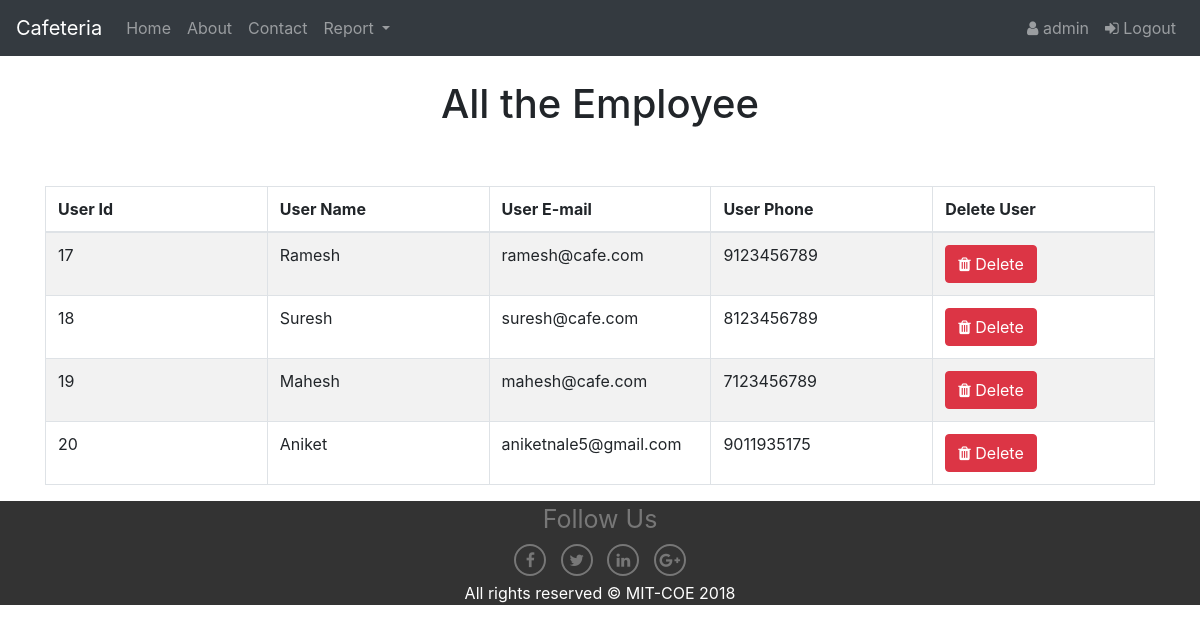
Page /manager/viewemp.php (signed in) on the committed database.
### tables this page shows
CREATE TABLE `employee` (
  `eid` int(11) NOT NULL,
  `name` varchar(30) NOT NULL,
  `phone` bigint(20) NOT NULL,
  `mail` varchar(100) NOT NULL,
  `password` varchar(50) NOT NULL,
  `mid` int(11) NOT NULL
);

### manager/viewemp.php (the view, shortened to what this page needs)
<html>
<head lang="en">
    <link type="text/css" rel="stylesheet" href="bootstrap-4.1.3-dist\css\bootstrap.css">
</head>
<body>
    <?php
    include("header.php");
    ?>
<div class="container">
<div class="table-scrol">
    <h1 align="center">All the Employee</h1>
<div class="table-responsive">
    <table class="table table-bordered table-hover table-striped" style="table-layout: fixed">
        <thead>
        <tr>
            <th>User Id</th>
            <th>User Name</th>
            <th>User E-mail</th>
            <th>User Phone</th>
            <th>Delete User</th>
        </tr>
        </thead>
        <?php
        include("dbcon.php");
        $view_users_query="select * from employee where mid=".$_SESSION['mid'];
        $run=mysqli_query($con,$view_users_query);
        while($row=mysqli_fetch_array($run))
        {
            $user_id=$row[0];
            $user_name=$row[1];
            $user_phone=$row[2];
            $user_email=$row[3];
        ?>
        <tr>
            <td><?php echo $user_id;  ?></td>
            <td><?php echo $user_name;  ?></td>
            <td><?php echo $user_email;  ?></td>
            <td><?php echo $user_phone;  ?></td>
            <td><a href="deleteemp.php?del=<?php echo $user_id ?>"><button class="btn btn-danger"><span class="fa fa-trash"></span> Delete</button></a></td>
        </tr>
        <?php } ?>
    </table>
        </div>
</div>
</div>
  <?php
    include("footer.php");
?>
</body>
</html>

### manager/viewemp.php (style rules this page uses)
.table { margin-top: 50px; }

### rows in the picture
employee: eid "17", name "Ramesh", mail "ramesh@cafe.com", phone "9123456789"
employee: eid "18", name "Suresh", mail "suresh@cafe.com", phone "8123456789"
employee: eid "19", name "Mahesh", mail "mahesh@cafe.com", phone "7123456789"
employee: eid "20", name "Aniket", mail "aniketnale5@gmail.com", phone "9011935175"

### other values in the picture
$_SESSION['username'] "admin"
